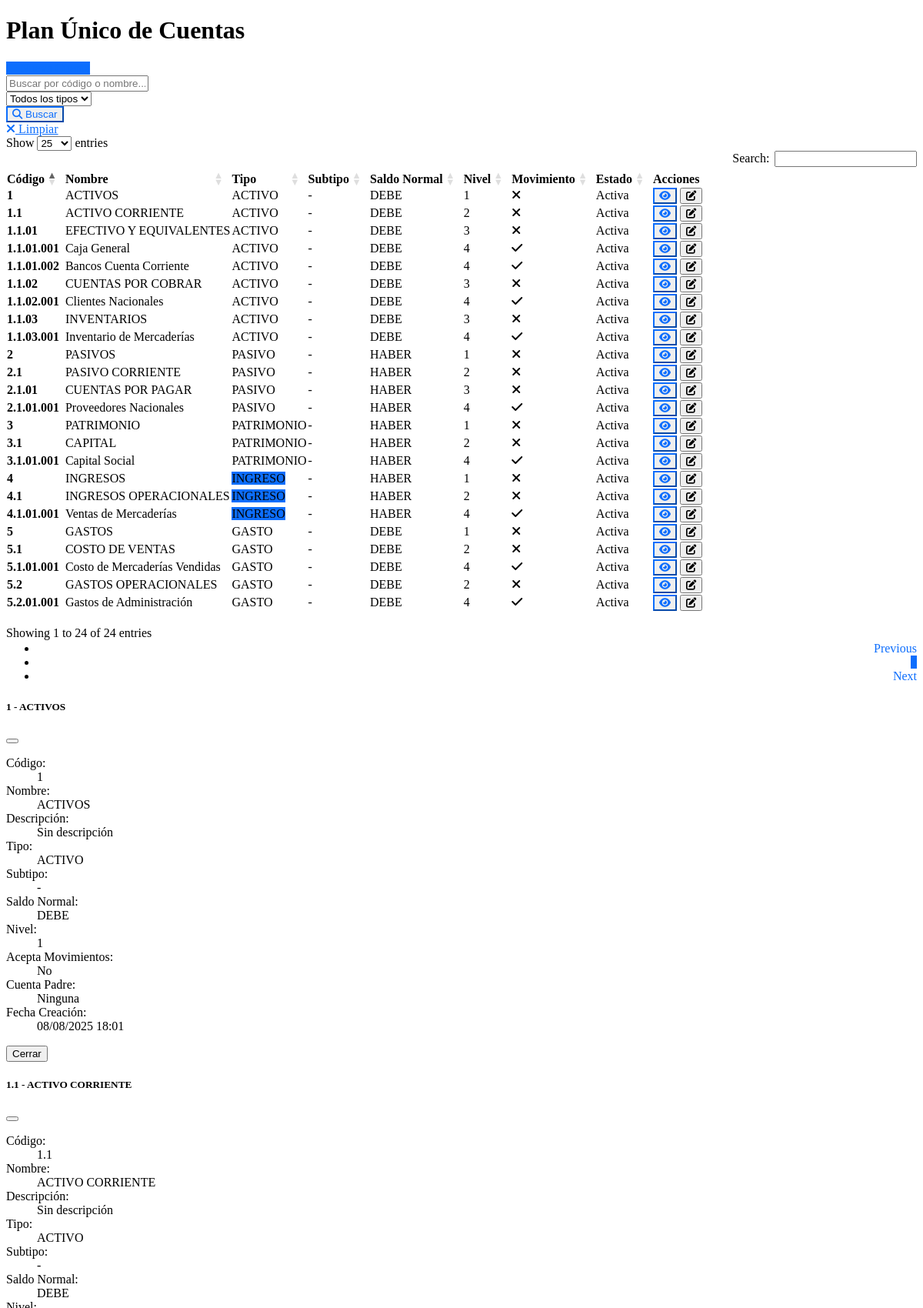
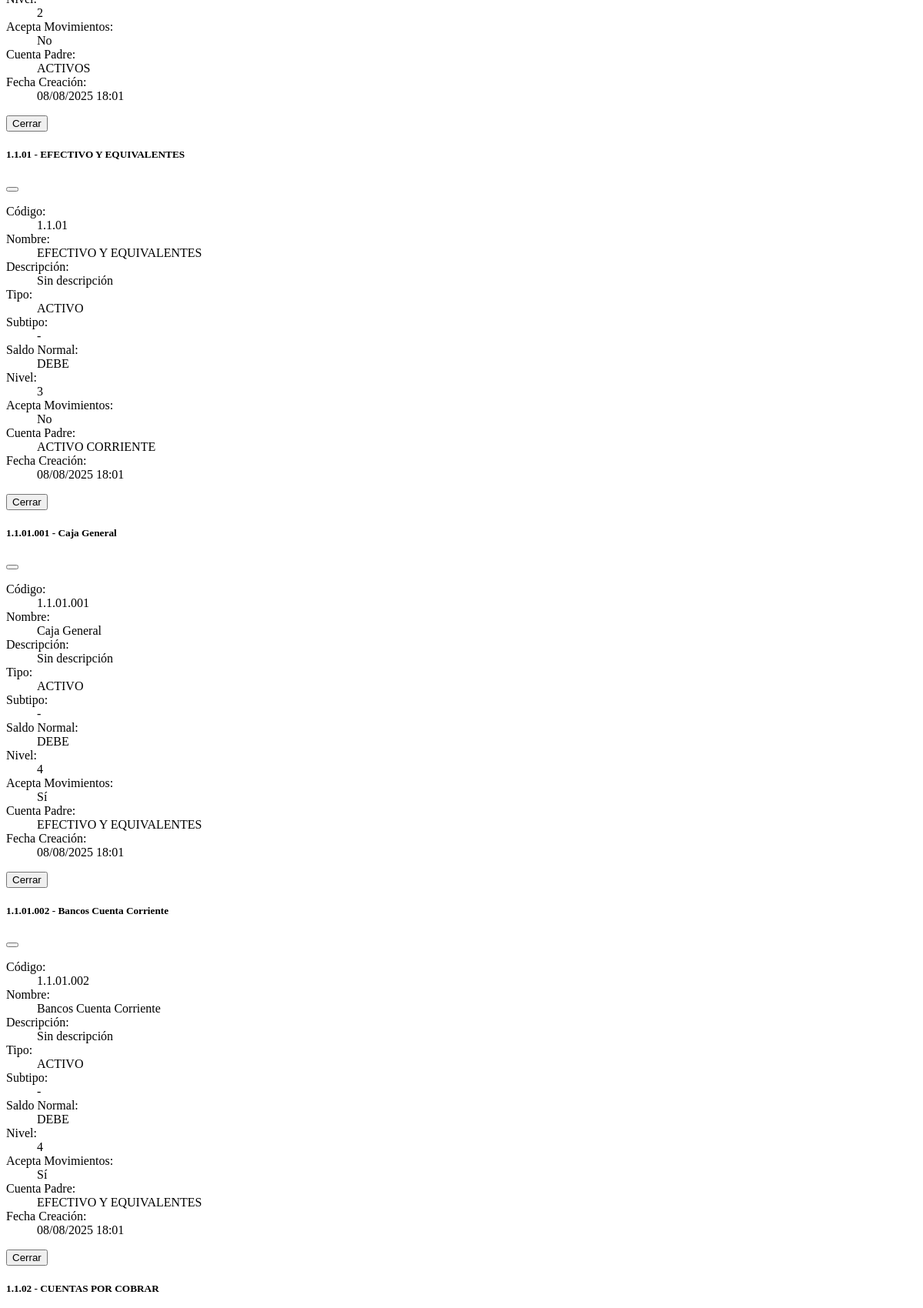
The page /accounting/chart-of-accounts (upper part) on the database its author committed (2 pictures, top to bottom).
### models.py (models this page shows, shortened)
class ChartOfAccounts(db.Model):
    __tablename__ = 'chart_of_accounts'
    id = db.Column(db.Integer, primary_key=True)
    code = db.Column(db.String(20), unique=True, nullable=False)  # Ej: 1.1.01.001
    name = db.Column(db.String(200), nullable=False)
    description = db.Column(db.Text)
    account_type = db.Column(db.String(20), nullable=False)  # ACTIVO, PASIVO, PATRIMONIO, INGRESO, GASTO
    account_subtype = db.Column(db.String(50))  # CORRIENTE, NO_CORRIENTE, etc.
    parent_id = db.Column(db.Integer, db.ForeignKey('chart_of_accounts.id'))  # Cuenta padre
    level = db.Column(db.Integer, nullable=False, default=1)  # Nivel jerárquico
    is_detail_account = db.Column(db.Boolean, default=True)  # Si acepta movimientos
    normal_balance = db.Column(db.String(10), nullable=False)  # DEBIT o CREDIT
    is_active = db.Column(db.Boolean, default=True)
    created_at = db.Column(db.DateTime, default=datetime.utcnow)
    parent = db.relationship('ChartOfAccounts', remote_side=[id], backref='sub_accounts')

### routes/accounting.py (the view)
@accounting_bp.route('/chart-of-accounts')
def chart_of_accounts():
    search = request.args.get('search', '')
    account_type = request.args.get('type', '')
    query = ChartOfAccounts.query.filter_by(is_active=True)
    if search:
        query = query.filter(or_(
            ChartOfAccounts.code.contains(search),
            ChartOfAccounts.name.contains(search)
        ))
    if account_type:
        query = query.filter_by(account_type=account_type)
    accounts = query.order_by(ChartOfAccounts.code).all()
    account_types = ['ACTIVO', 'PASIVO', 'PATRIMONIO', 'INGRESO', 'GASTO']
    return render_template('accounting/chart_of_accounts.html',
                         accounts=accounts,
                         account_types=account_types,
                         search=search,
                         selected_type=account_type)

### templates/accounting/chart_of_accounts.html (shortened to what this page needs)
{% extends "base.html" %}
{% block content %}
<div class="d-flex justify-content-between flex-wrap flex-md-nowrap align-items-center pt-3 pb-2 mb-3 border-bottom">
    <h1 class="h2">Plan Único de Cuentas</h1>
    <div class="btn-toolbar mb-2 mb-md-0">
        <div class="btn-group me-2">
            <a href="{{ url_for('accounting.add_account') }}" class="btn btn-primary">
                <i class="fas fa-plus"></i> Nueva Cuenta
            </a>
        </div>
    </div>
</div>
<div class="card mb-3">
    <div class="card-body">
        <form method="GET" class="row g-3">
            <div class="col-md-4">
                <input type="text" class="form-control" name="search" value="{{ search }}"
                       placeholder="Buscar por código o nombre...">
            </div>
            <div class="col-md-3">
                <select name="type" class="form-select">
                    <option value="">Todos los tipos</option>
                </select>
            </div>
            <div class="col-md-2">
                <button type="submit" class="btn btn-outline-primary">
                    <i class="fas fa-search"></i> Buscar
                </button>
            </div>
            <div class="col-md-2">
                <a href="{{ url_for('accounting.chart_of_accounts') }}" class="btn btn-outline-secondary">
                    <i class="fas fa-times"></i> Limpiar
                </a>
            </div>
        </form>
    </div>
</div>
<div class="card">
    <div class="card-body">
        {% if accounts %}
        <div class="table-responsive">
            <table class="table table-striped table-hover" id="accountsTable">
                <thead class="table-dark">
                    <tr>
                        <th>Código</th>
                        <th>Nombre</th>
                        <th>Tipo</th>
                        <th>Subtipo</th>
                        <th>Saldo Normal</th>
                        <th>Nivel</th>
                        <th>Movimiento</th>
                        <th>Estado</th>
                        <th>Acciones</th>
                    </tr>
                </thead>
                <tbody>
                    {% for account in accounts %}
                    <tr>
                        <td><strong>{{ account.code }}</strong></td>
                        <td>{{ account.name }}</td>
                        <td>
                            <span class="badge bg-{% if account.account_type == 'ACTIVO' %}success{% elif account.account_type == 'PASIVO' %}warning{% elif account.account_type == 'PATRIMONIO' %}info{% elif account.account_type == 'INGRESO' %}primary{% else %}secondary{% endif %}">
                                {{ account.account_type }}
                            </span>
                        </td>
                        <td>{{ account.account_subtype or '-' }}</td>
                        <td>
                            <span class="badge bg-{% if account.normal_balance == 'DEBIT' %}danger{% else %}success{% endif %}">
                                {{ 'DEBE' if account.normal_balance == 'DEBIT' else 'HABER' }}
                            </span>
                        </td>
                        <td>{{ account.level }}</td>
                        <td>
                            {% if account.is_detail_account %}
                            <i class="fas fa-check text-success" title="Acepta movimientos"></i>
                            {% else %}
                            <i class="fas fa-times text-danger" title="No acepta movimientos"></i>
                            {% endif %}
                        </td>
                        <td>
                            {% if account.is_active %}
                            <span class="badge bg-success">Activa</span>
                            {% else %}
                            <span class="badge bg-danger">Inactiva</span>
                            {% endif %}
                        </td>
                        <td>
                            <div class="btn-group btn-group-sm">
                                <button type="button" class="btn btn-outline-primary btn-sm"
                                        data-bs-toggle="modal" data-bs-target="#accountModal{{ account.id }}"
                                        title="Ver detalles">
                                    <i class="fas fa-eye"></i>
                                </button>
                                <button type="button" class="btn btn-outline-secondary btn-sm" title="Editar">
                                    <i class="fas fa-edit"></i>
                                </button>
                            </div>
                        </td>
                    </tr>
                    {% endfor %}
                </tbody>
            </table>
        </div>
        {% endif %}
    </div>
</div>
{% for account in accounts %}
<div class="modal fade" id="accountModal{{ account.id }}" tabindex="-1">
    <div class="modal-dialog">
        <div class="modal-content">
            <div class="modal-header">
                <h5 class="modal-title">{{ account.code }} - {{ account.name }}</h5>
                <button type="button" class="btn-close" data-bs-dismiss="modal"></button>
            </div>
            <div class="modal-body">
                <dl class="row">
                    <dt class="col-4">Código:</dt>
                    <dd class="col-8">{{ account.code }}</dd>
                    <dt class="col-4">Nombre:</dt>
                    <dd class="col-8">{{ account.name }}</dd>
                    <dt class="col-4">Descripción:</dt>
                    <dd class="col-8">{{ account.description or 'Sin descripción' }}</dd>
                    <dt class="col-4">Tipo:</dt>
                    <dd class="col-8">{{ account.account_type }}</dd>
                    <dt class="col-4">Subtipo:</dt>
                    <dd class="col-8">{{ account.account_subtype or '-' }}</dd>
                    <dt class="col-4">Saldo Normal:</dt>
                    <dd class="col-8">{{ 'DEBE' if account.normal_balance == 'DEBIT' else 'HABER' }}</dd>
                    <dt class="col-4">Nivel:</dt>
                    <dd class="col-8">{{ account.level }}</dd>
                    <dt class="col-4">Acepta Movimientos:</dt>
                    <dd class="col-8">{{ 'Sí' if account.is_detail_account else 'No' }}</dd>
                    <dt class="col-4">Cuenta Padre:</dt>
                    <dd class="col-8">{{ account.parent.name if account.parent else 'Ninguna' }}</dd>
                    <dt class="col-4">Fecha Creación:</dt>
                    <dd class="col-8">{{ account.created_at.strftime('%d/%m/%Y %H:%M') }}</dd>
                </dl>
            </div>
            <div class="modal-footer">
                <button type="button" class="btn btn-secondary" data-bs-dismiss="modal">Cerrar</button>
            </div>
        </div>
    </div>
</div>
{% endfor %}
{% endblock %}

### templates/base.html (shortened to what this page needs)
<!DOCTYPE html>
<html lang="es" data-bs-theme="dark">
<head>
    <link href="https://cdn.replit.com/agent/bootstrap-agent-dark-theme.min.css" rel="stylesheet">
    <link href="https://cdnjs.cloudflare.com/ajax/libs/font-awesome/6.4.0/css/all.min.css" rel="stylesheet">
    <link href="https://cdn.datatables.net/1.13.6/css/dataTables.bootstrap5.min.css" rel="stylesheet">
    <link href="{{ url_for('static', filename='css/themes.css') }}" rel="stylesheet">
</head>
<body class="{% if session.theme %}theme-{{ session.theme }}{% else %}theme-blue{% endif %}">
    <main class="container-fluid py-3">
        {% block content %}{% endblock %}
    </main>
</body>
</html>

### static/css/themes.css (style rules this page uses)
:root { --theme-primary: #0d6efd; --theme-primary-rgb: 13, 110, 253; --theme-secondary: #6c757d; --theme-success: #198754; --theme-info: #0dcaf0; --theme-warning: #ffc107; --theme-danger: #dc3545; }
.theme-blue { --theme-primary: #0d6efd; --theme-primary-rgb: 13, 110, 253; --theme-primary-dark: #0b5ed7; --theme-primary-light: #6ea8fe; }
.theme-blue .btn-primary, .theme-green .btn-primary, .theme-purple .btn-primary, .theme-orange .btn-primary { background-color: var(--theme-primary); border-color: var(--theme-primary); }
.theme-blue .btn-outline-primary, .theme-green .btn-outline-primary, .theme-purple .btn-outline-primary, .theme-orange .btn-outline-primary { color: var(--theme-primary); border-color: var(--theme-primary); }
.theme-blue .badge.bg-primary, .theme-green .badge.bg-primary, .theme-purple .badge.bg-primary, .theme-orange .badge.bg-primary { background-color: var(--theme-primary) !important; }
.theme-blue a, .theme-green a, .theme-purple a, .theme-orange a { color: var(--theme-primary); }
.theme-blue, .theme-green, .theme-purple, .theme-orange { transition: all 0.3s ease; }
.theme-blue *, .theme-green *, .theme-purple *, .theme-orange * { transition: color 0.3s ease, background-color 0.3s ease, border-color 0.3s ease; }
[data-bs-theme="dark"] .theme-blue, [data-bs-theme="dark"] .theme-green, [data-bs-theme="dark"] .theme-purple, [data-bs-theme="dark"] .theme-orange { --theme-primary-light: var(--theme-primary); }

### rows shown on the page
ChartOfAccounts: code "1", name "ACTIVOS", account_type "ACTIVO", account_subtype "-", normal_balance "DEBE", level "1", is_active "Activa", description "Sin descripción", is_detail_account "No", parent "Ninguna", created_at "08/08/2025 18:01"
ChartOfAccounts: code "1.1", name "ACTIVO CORRIENTE", account_type "ACTIVO", account_subtype "-", normal_balance "DEBE", level "2", is_active "Activa", description "Sin descripción", is_detail_account "No", parent "ACTIVOS", created_at "08/08/2025 18:01"
ChartOfAccounts: code "1.1.01", name "EFECTIVO Y EQUIVALENTES", account_type "ACTIVO", account_subtype "-", normal_balance "DEBE", level "3", is_active "Activa", description "Sin descripción", is_detail_account "No", parent "ACTIVO CORRIENTE", created_at "08/08/2025 18:01"
ChartOfAccounts: code "1.1.01.001", name "Caja General", account_type "ACTIVO", account_subtype "-", normal_balance "DEBE", level "4", is_active "Activa", description "Sin descripción", is_detail_account "Sí", parent "EFECTIVO Y EQUIVALENTES", created_at "08/08/2025 18:01"
ChartOfAccounts: code "1.1.01.002", name "Bancos Cuenta Corriente", account_type "ACTIVO", account_subtype "-", normal_balance "DEBE", level "4", is_active "Activa", description "Sin descripción", is_detail_account "Sí", parent "EFECTIVO Y EQUIVALENTES", created_at "08/08/2025 18:01"
ChartOfAccounts: code "1.1.02", name "CUENTAS POR COBRAR", account_type "ACTIVO", account_subtype "-", normal_balance "DEBE", level "3", is_detail_account False (drawn), is_active "Activa"
ChartOfAccounts: code "1.1.02.001", name "Clientes Nacionales", account_type "ACTIVO", account_subtype "-", normal_balance "DEBE", level "4", is_detail_account True (drawn), is_active "Activa"
ChartOfAccounts: code "1.1.03", name "INVENTARIOS", account_type "ACTIVO", account_subtype "-", normal_balance "DEBE", level "3", is_detail_account False (drawn), is_active "Activa"
ChartOfAccounts: code "1.1.03.001", name "Inventario de Mercaderías", account_type "ACTIVO", account_subtype "-", normal_balance "DEBE", level "4", is_detail_account True (drawn), is_active "Activa"
ChartOfAccounts: code "2", name "PASIVOS", account_type "PASIVO", account_subtype "-", normal_balance "HABER", level "1", is_detail_account False (drawn), is_active "Activa"
ChartOfAccounts: code "2.1", name "PASIVO CORRIENTE", account_type "PASIVO", account_subtype "-", normal_balance "HABER", level "2", is_detail_account False (drawn), is_active "Activa"
ChartOfAccounts: code "2.1.01", name "CUENTAS POR PAGAR", account_type "PASIVO", account_subtype "-", normal_balance "HABER", level "3", is_detail_account False (drawn), is_active "Activa"
ChartOfAccounts: code "2.1.01.001", name "Proveedores Nacionales", account_type "PASIVO", account_subtype "-", normal_balance "HABER", level "4", is_detail_account True (drawn), is_active "Activa"
ChartOfAccounts: code "3", name "PATRIMONIO", account_type "PATRIMONIO", account_subtype "-", normal_balance "HABER", level "1", is_detail_account False (drawn), is_active "Activa"
ChartOfAccounts: code "3.1", name "CAPITAL", account_type "PATRIMONIO", account_subtype "-", normal_balance "HABER", level "2", is_detail_account False (drawn), is_active "Activa"
ChartOfAccounts: code "3.1.01.001", name "Capital Social", account_type "PATRIMONIO", account_subtype "-", normal_balance "HABER", level "4", is_detail_account True (drawn), is_active "Activa"
ChartOfAccounts: code "4", name "INGRESOS", account_type "INGRESO", account_subtype "-", normal_balance "HABER", level "1", is_detail_account False (drawn), is_active "Activa"
ChartOfAccounts: code "4.1", name "INGRESOS OPERACIONALES", account_type "INGRESO", account_subtype "-", normal_balance "HABER", level "2", is_detail_account False (drawn), is_active "Activa"
ChartOfAccounts: code "4.1.01.001", name "Ventas de Mercaderías", account_type "INGRESO", account_subtype "-", normal_balance "HABER", level "4", is_detail_account True (drawn), is_active "Activa"
ChartOfAccounts: code "5", name "GASTOS", account_type "GASTO", account_subtype "-", normal_balance "DEBE", level "1", is_detail_account False (drawn), is_active "Activa"
ChartOfAccounts: code "5.1", name "COSTO DE VENTAS", account_type "GASTO", account_subtype "-", normal_balance "DEBE", level "2", is_detail_account False (drawn), is_active "Activa"
ChartOfAccounts: code "5.1.01.001", name "Costo de Mercaderías Vendidas", account_type "GASTO", account_subtype "-", normal_balance "DEBE", level "4", is_detail_account True (drawn), is_active "Activa"
ChartOfAccounts: code "5.2", name "GASTOS OPERACIONALES", account_type "GASTO", account_subtype "-", normal_balance "DEBE", level "2", is_detail_account False (drawn), is_active "Activa"
ChartOfAccounts: code "5.2.01.001", name "Gastos de Administración", account_type "GASTO", account_subtype "-", normal_balance "DEBE", level "4", is_detail_account True (drawn), is_active "Activa"
